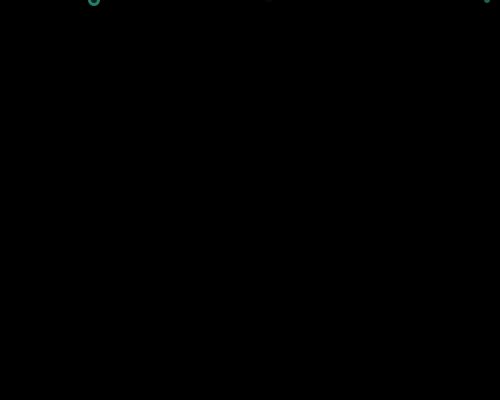
Frame 1 (no input)
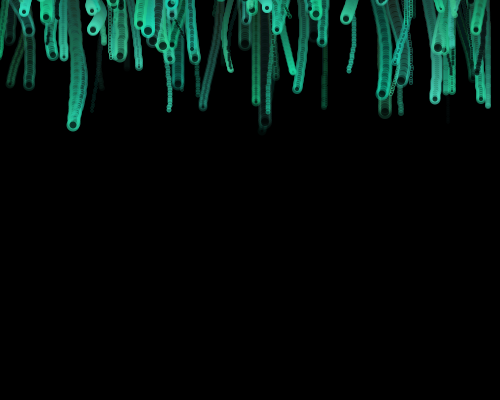
Frame 60 (the mouse pressed at the canvas centre just before this capture)
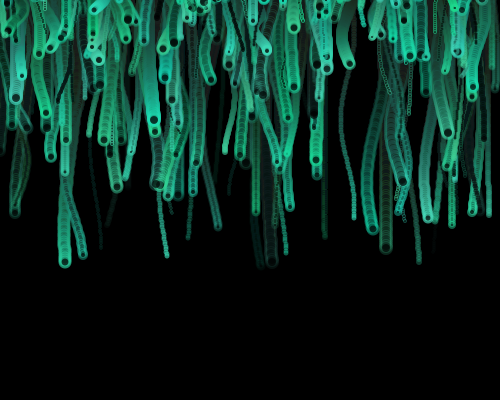
Frame 120 (the mouse held since frame 60 and released just before this capture)

The Processing sketch that drew these frames (run headless with seeded random() and noise(); from frame 60 on, the mouse is pressed at the canvas centre):

// Processing sketch: processing_9149
// ── processing_9149.pde

/**
 * Busa
 */
class Busa {
  int x;
  int y;
  int size;
  
  float phase;
  float freq;
  float rad;
  float v;
  
  float t, dt;
  
  color fcolor;
  color scolor;

  /**
   * Konstruktor
   */  
  public Busa() {
    // semua parameter diacak
    x = (int) random(width);
    y = (int) - random(height);
    size = (int) random(3, 15);
    
    phase = random(0, PI);
    freq = random(0, 10);
    rad = random(5, 10);
    v = random(50, 250);
    
    fcolor = color(
      240 + random(0, 10),
      170 + random(0, 65),
      200 + random(0, 25),
      (int) random(3, 180)
    );
    
    scolor = color(
      240 + random(0, 10),
      140 + random(0, 55),
      200 + random(0, 50),
      25
    );
    
    t = 0;
    dt = 0.01;
  }
  
  /**
   * draw untuk menggambar lingkarannya
   *
   * @param t - waktunya
   * @param inverted - apakah dalam mode inverted
   */
  public void draw(float T, boolean inverted) {
    // Tentukan koordinatnya
    // dihitung berdasarkan persamaan parameter lingkaran
    int cx = (int) (x + rad * cos(freq * (t - phase)));
    int cy = (int) (y + v * t);
      
    // Gambar lingkarannya, setelah dihitung warnanya
    calcColor(T, inverted);
    ellipse(cx, cy, size, size);
    fill(0, 0, 0, 180);
    ellipse(cx, cy, size-6, size-6);
    
    calcColor(T, inverted);
    
    t += dt;
    
    if (cy > height + size) t = 0;
  }
  
  /**
   * calcColor untuk menghitung warnanya
   *
   * @param t - waktunya
   * @param inverted - apakah dalam mode inverted
   */
  public void calcColor(float T, boolean inverted) {
    fill(
      (hue(fcolor) + 127 * cos(0.08 * T)) % 256,
      saturation(fcolor),
      brightness(fcolor),
      alpha(fcolor)
    );
    
    if (inverted)
      stroke(0, 0, 0, 10 + alpha(fcolor));
    else
      noStroke();
      /*stroke(
        (hue(scolor) + 127 * cos(0.08 * T)) % 256,
        saturation(scolor),
        brightness(scolor),
        alpha(scolor)
      );*/
  }  
}

/**
 * Busas
 */
class Busas {
  Busa[] Busas;
  float t;
  float dt;
  boolean inverted;

  /**
   * Konstruktor
   *
   * @param count - jumlah Busa yang akan dibuat
   */
  public Busas(int count) {
    Busas = new Busa[count];
    
    for (int i = 0; i < Busas.length; i++) {
      Busas[i] = new Busa();
    }
    
    // Set waktu = 0
    t = 0;
    dt = 0.01;
    
    clearInv();
  }
  
  /**
   * draw untuk menggambar semua Busa
   */
  public void draw() {
    for (int i = 0; i < Busas.length; i++) {
      Busas[i].draw(t, inverted);
    }
    
    next();
  }
  
  /**
   * next untuk memajukan waktu
   */
  public void next() {
    t += dt;
  }
  
  /**
   * setInv untuk menset mode menjadi inverted
   */
  public void setInv() {
    inverted = true;
  }
  
  /**
   * clearInv untuk menset mode menjadi biasa
   */
  public void clearInv() {
    inverted = false;
  }
}

/**
 * Variabel
 */

Busas busas;
int fade;

/**
 * setup
 */
void setup() {  
  size(500, 400);
  background(0);
  smooth();
  colorMode(HSB);
  strokeWeight(1);
  
  busas = new Busas(500);
  
  fade = 5;
}

/**
 * draw
 */
void draw() {
  fadeOut(fade);  
  busas.draw();
  busas.clearInv();
}

/**
 * fadeOut adalah untuk membuat gambar secara
 * perlahan-lahan memudar
 *
 * @param fade faktor memudarnya
 */
void fadeOut(int fade) {
  fill(0, 0, 0, fade);
  noStroke();
  
  rect(0, 0, width, height);
}

/**
 * mouseMoved menangani kejadian mouse digerakkan.
 * Setiap kali mouse digerakkan, yang terjadi ialah
 * tampilan menjadi terang, kemudian lingkaran-lingkaran
 * tersebut menjadi hanya tinggal tepinya saja dan berwarna
 * hitam.
 *
 * Fade juga berubah bergantung dari jarak
 * kursor mouse dari kiri atas. Selain itu, tebal garis
 * berubah sesuai dengan posisi x
 */
void mouseMoved() {
  // Hitung kuadrat jarak dari kiri atas
  float r2 = mouseX*mouseX + mouseY*mouseY;
  
  // Konversi kuadrat jarak tersebut menjadi fade
  fade = (int) map(r2, 0, height*height, 3, 50);
  
  // Konversi jarak-Y menjadi tebal garis
  //strokeWeight(map(mouseY, 0, width, 3, 1));
  
  // Buat tampilan menjadi terang
  // warna adalah sesuai dengan Busa terakhir yang
  // diproses
  rect(0,0,width,height);
 
  // Set Busa menjadi inverted
  busas.setInv();
}
